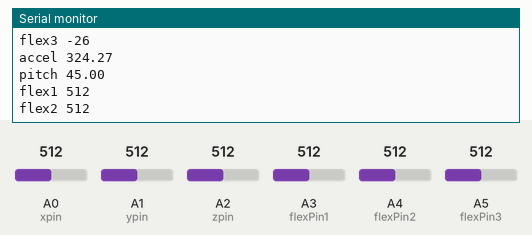
Recording of a sketch running on a simulated Arduino Uno, built with avr-gcc and run on an emulated ATmega328P. Parts: the last lines printed to the serial monitor. Inputs (shaded band) come from the test bench; at power-on: A3 (flexPin1) = 512, A5 (flexPin3) = 512, A1 (ypin) = 512, A0 (xpin) = 512, A2 (zpin) = 512, A4 (flexPin2) = 512.

Above: at 1.2 s.
1.3 s: A3 (flexPin1) set to 105
At 2.0 s:
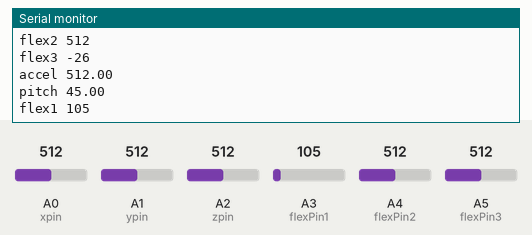
4.3 s: A3 (flexPin1) set to 92
At 5.3 s:
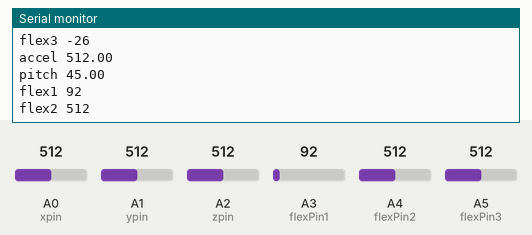
7.3 s: A5 (flexPin3) set to 765
8.8 s: A5 (flexPin3) set to 798
11.8 s: A1 (ypin) set to 98
At 12.3 s:
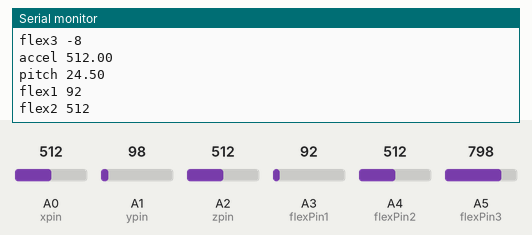
13.3 s: A1 (ypin) set to 80
At 14.4 s:
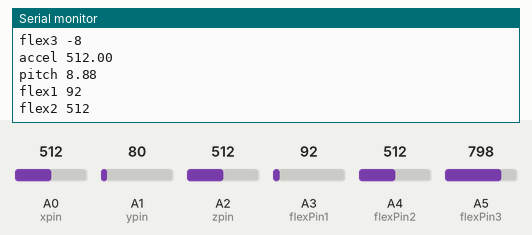
Timing chart, 0 to 16.3 s (numbered marks = the images above; inputs shaded):
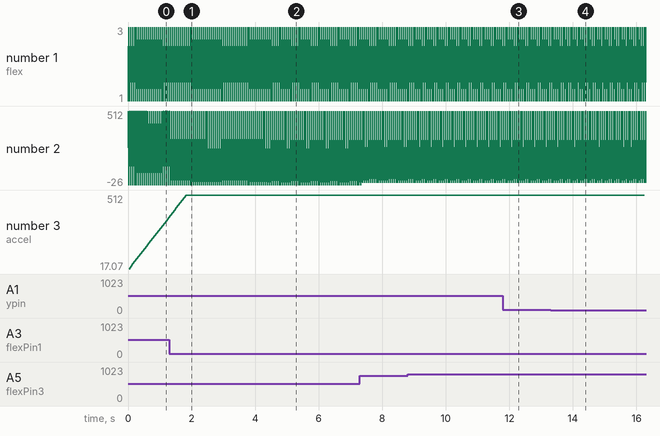

The sketch:

glove-controller-arduino.ino
```cpp
// these constants describe the pins. They won't change:
const int xpin = A0;                  // x-axis of the accelerometer
const int ypin = A1;                  // y-axis
const int zpin = A2;                  // z-axis
const int flexPin1 = A3;              // flex sensor 1
const int flexPin2 = A4;              // flex sensor 2
const int flexPin3 = A5;              // flex sensor 3

// Define the number of samples to keep track for smoothing acceleration and pitch readings
const int numAccReadings = 30;
const int numPitchReadings = 10;


//save analog values
int flexVal1;
int flexVal2;
int flexVal3;
int xVal;
int yVal;
int zVal;

double roll = 0.00, pitch = 0.00;     //Roll & Pitch are the angles which rotate by the axis X and y

// Variables for smoothing acceleration readings
float accReadings[numAccReadings];      // the acceleration readings from the analog input for axis X
int accIndex = 0;                     // the index of the current reading
float totalAcc = 0;                     // the running total
float averageAcc = 0;                   // the average acceleration

// Variables for smoothing pitch (rotation around side-to-side axis) readings
float pitchReadings[numPitchReadings];      // the pitch readings from the pitch calculation
int pitchIndex = 0;                  // the index of the current reading
float totalPitch = 0;                  // the running total
float averagePitch = 0;                // the average pitch


void setup() {
  // initialize the serial communications:
  Serial.begin(9600);

  // initialize all the readings for acceleration to 0:
  for (int thisReading = 0; thisReading < numAccReadings; thisReading++) {
    accReadings[thisReading] = 0;
  }

  // initialize all the readings for pitch to 0:
  for (int thisReading = 0; thisReading < numPitchReadings; thisReading++) {
    pitchReadings[thisReading] = 0;
  }
}

void loop() {
  // Read and save analog values for accelerometer
  xVal = analogRead(xpin);
  yVal = analogRead(ypin);
  zVal = analogRead(zpin);

  // Read and save analog values for flex sensors
  flexVal1 = analogRead(flexPin1);
  flexVal2 = analogRead(flexPin2);
  flexVal3 = analogRead(flexPin3);

  // ----------------------------------------------------------------------------------------------------- FLEX SENSORS

  // print flex sensor 1 value to serial for reading in Max/MSP
  Serial.print("flex1 ");
  Serial.println(flexVal1);
  // print flex sensor 2 value to serial
  Serial.print("flex2 ");
  Serial.println(flexVal2);

  // map flex sensor 3 value to either 0 or 2
  int flex3Buff = map(flexVal3, 930, 960, 0, 1) * 2;
  // print mapped flex sensor 2 value to serial
  Serial.print("flex3 ");
  Serial.println(flex3Buff);

  // ----------------------------------------------------------------------------------------------------- TILT CALCULATION

  // Calculate pitch tilting from accelerometer readings.
  // Code for this calculation is gathered from https://wiki.dfrobot.com/How_to_Use_a_Three-Axis_Accelerometer_for_Tilt_Sensing
  double x_Buff = float(xVal);
  double y_Buff = float(yVal);
  double z_Buff = float(zVal);
  pitch = atan2(y_Buff , z_Buff) * 57.3;
  // roll = atan2((- x_Buff) , sqrt(y_Buff * y_Buff + z_Buff * z_Buff)) * 57.3;       // roll is not used

  // ----------------------------------------------------------------------------------------------------- AVERAGE ACCELERATION
  // Smoothing out values for acceleration by calculating a running average.
  // This code is from an Arduino smoothing tutorial: http://www.arduino.cc/en/Tutorial/Smoothing

  totalAcc = totalAcc - accReadings[accIndex];      // subtract the last reading
  accReadings[accIndex] = analogRead(xpin);         // read from the sensor
  totalAcc = totalAcc + accReadings[accIndex];      // add the reading to the totalAcc
  accIndex = accIndex + 1;                          // advance to the next position in the array

  // if we're at the end of the array...
  if (accIndex >= numAccReadings) {
    accIndex = 0;         // ...wrap around to the beginning
  }

  // calculate the average acceleration:
  averageAcc = totalAcc / numAccReadings;

  // print the average values to serial:
  Serial.print("accel ");
  Serial.println(averageAcc);

  // ----------------------------------------------------------------------------------------------------- AVERAGE PITCH
  // Smoothing out values for pitch tilting by calculating a running average.
  // This code is from an Arduino smoothing tutorial: http://www.arduino.cc/en/Tutorial/Smoothing

  totalPitch = totalPitch - pitchReadings[pitchIndex];    // subtract the last reading
  pitchReadings[pitchIndex] = pitch;                      // read from the sensor
  totalPitch = totalPitch + pitchReadings[pitchIndex];    // add the reading to the total
  pitchIndex = pitchIndex + 1;                            // advance to the next position in the array

  // if we're at the end of the array...
  if (pitchIndex >= numPitchReadings) {
    pitchIndex = 0;         // ...wrap around to the beginning:
  }

  // calculate the average pitch:
  averagePitch = totalPitch / numPitchReadings;

  // print the average values to serial:
  Serial.print("pitch ");
  Serial.println(averagePitch);

  // ---------------------------------------------

  // delay before next reading:
  delay(1);
}
```

Measured:
- after the input at 1.3 s, the serial monitor: prints a new line after 0.07 s (image 1)
- after the input at 4.3 s, the serial monitor: prints a new line after 0.12 s (image 2)
- after the input at 11.8 s, the serial monitor: prints a new line after 0.17 s (image 3)
- after the input at 13.3 s, the serial monitor: prints a new line after 0.11 s (image 4)
- plotted number 2: -26 → 105 after the input at 1.3 s
